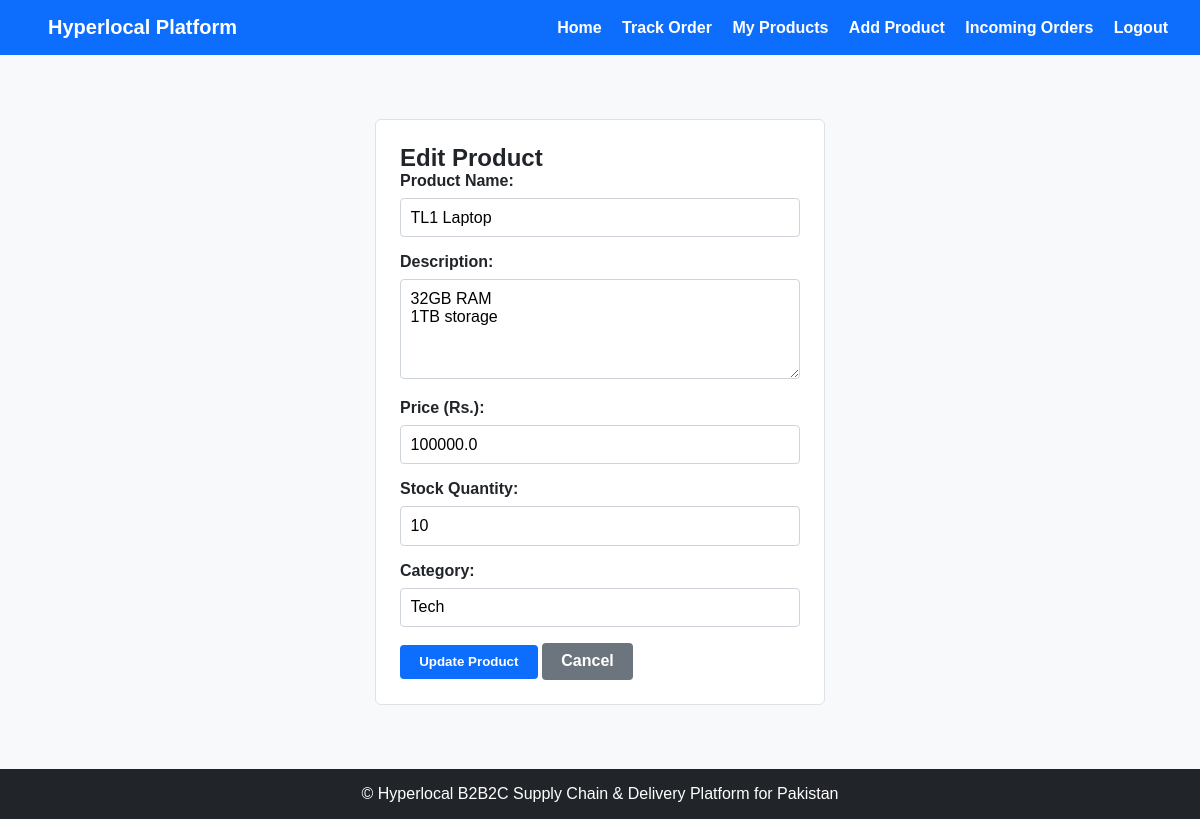
/wholesaler/edit-product/2 (signed in), run on the app's committed database.
### tables this page shows
CREATE TABLE products (
            id INTEGER PRIMARY KEY AUTOINCREMENT,
            wholesaler_id INTEGER NOT NULL,
            name TEXT NOT NULL,
            description TEXT NOT NULL,
            price REAL NOT NULL,
            stock INTEGER NOT NULL,
            category TEXT NOT NULL,
            created_at TEXT NOT NULL,
            FOREIGN KEY (wholesaler_id) REFERENCES users(id)
        );

### app.py (the view)
@app.route("/wholesaler/edit-product/<int:product_id>", methods=["GET", "POST"])
def edit_product(product_id):
    if not has_role("Wholesaler"):
        flash("Access denied.", "error")
        return redirect(url_for("login"))
    connection = get_db_connection()
    product = connection.execute("""
        SELECT *
        FROM products
        WHERE id = ? AND wholesaler_id = ?
    """, (product_id, session["user_id"])).fetchone()
    if not product:
        connection.close()
        flash("Product not found.", "error")
        return redirect(url_for("wholesaler_products"))
    if request.method == "POST":
        name = request.form["name"]
        description = request.form["description"]
        price = request.form["price"]
        stock = request.form["stock"]
        category = request.form["category"]
        try:
            connection.execute("""
                UPDATE products
                SET name = ?,
                    description = ?,
                    price = ?,
                    stock = ?,
                    category = ?
                WHERE id = ? AND wholesaler_id = ?
            """, (
                name,
                description,
                price,
                stock,
                category,
                product_id,
                session["user_id"]
            ))
            connection.commit()
            flash("Product updated successfully!", "success")
            return redirect(url_for("wholesaler_products"))
        except Exception as e:
            connection.rollback()
            flash("Failed to update product: " + str(e), "error")
        finally:
            connection.close()
    else:
        connection.close()
    return render_template(
        "wholesaler/edit_product.html",
        product=product
    )

### app.py (called while the page is built)
def is_logged_in():
    return "user_id" in session

def has_role(role):
    return is_logged_in() and session.get("user_role") == role

### database/database.py (called while the page is built)
def get_db_connection():
    connection= sqlite3.connect(DATABASE)
    connection.row_factory = sqlite3.Row
    return connection

### templates/wholesaler/edit_product.html (shortened to what this page needs)
{% extends "base.html" %}
{% block content %}
<div class="form-container">
    <h2>Edit Product</h2>
    <form method="POST" action="/wholesaler/edit-product/{{ product.id }}">
        <div class="form-group">
            <label for="name">Product Name:</label>
            <input
                type="text"
                id="name"
                name="name"
                value= "{{ product.name }}"
                required
            >
        </div>
        <div class="form-group">
            <label for="description">Description:</label>
            <textarea
                id="description"
                name="description"
                required
            >{{ product.description }}</textarea>
        </div>
        <div class="form-group">
            <label for="price">Price (Rs.):</label>
            <input
                type="number"
                id="price"
                name="price"
                value="{{ product.price }}"
                required
            >
        </div>
        <div class="form-group">
            <label for="stock">Stock Quantity:</label>
            <input
                type="number"
                id="stock"
                name="stock"
                value="{{ product.stock }}"
                required
            >
        </div>
        <div class="form-group">
            <label for="category">Category:</label>
            <input
                type="text"
                id="category"
                name="category"
                value="{{ product.category }}"
                required
            >
        </div>
        <button type="submit" class="btn btn-primary">
            Update Product
        </button>
        <a href="/wholesaler/products" class="btn btn-secondary">
            Cancel
        </a>
    </form>
</div>
{% endblock %}

### static/css/style.css (style rules this page uses)
* { box-sizing: border-box; margin: 0; padding: 0; font-family: Arial, sans-serif; }
body { background-color: #f8f9fa; color: #212529; display: flex; flex-direction: column; min-height: 100vh; }
.card, .form-container { background: #ffffff; border: 1px solid #dee2e6; border-radius: 6px; padding: 1.5rem; margin-bottom: 1.5rem; }
.form-container { max-width: 450px; margin: 2rem auto; }
.form-group { margin-bottom: 1rem; }
.form-group label { display: block; margin-bottom: 0.5rem; font-weight: 600; }
.form-group input, .form-group select, .form-group textarea { width: 100%; padding: 0.6rem; border: 1px solid #ced4da; border-radius: 4px; font-size: 1rem; }
.form-group textarea { min-height: 100px; resize: vertical; }
.btn { display: inline-block; background-color: #0d6efd; color: #ffffff; padding: 0.6rem 1.2rem; border: none; border-radius: 4px; cursor: pointer; text-decoration: none; font-weight: bold; text-align: center; }
.btn-primary { background-color: #0d6efd; }
.btn-secondary { background-color: #6c757d; }

### data on the page
products: name "TL1 Laptop", description "32GB RAM 1TB storage", price "100000.0", stock "10", category "Tech"
